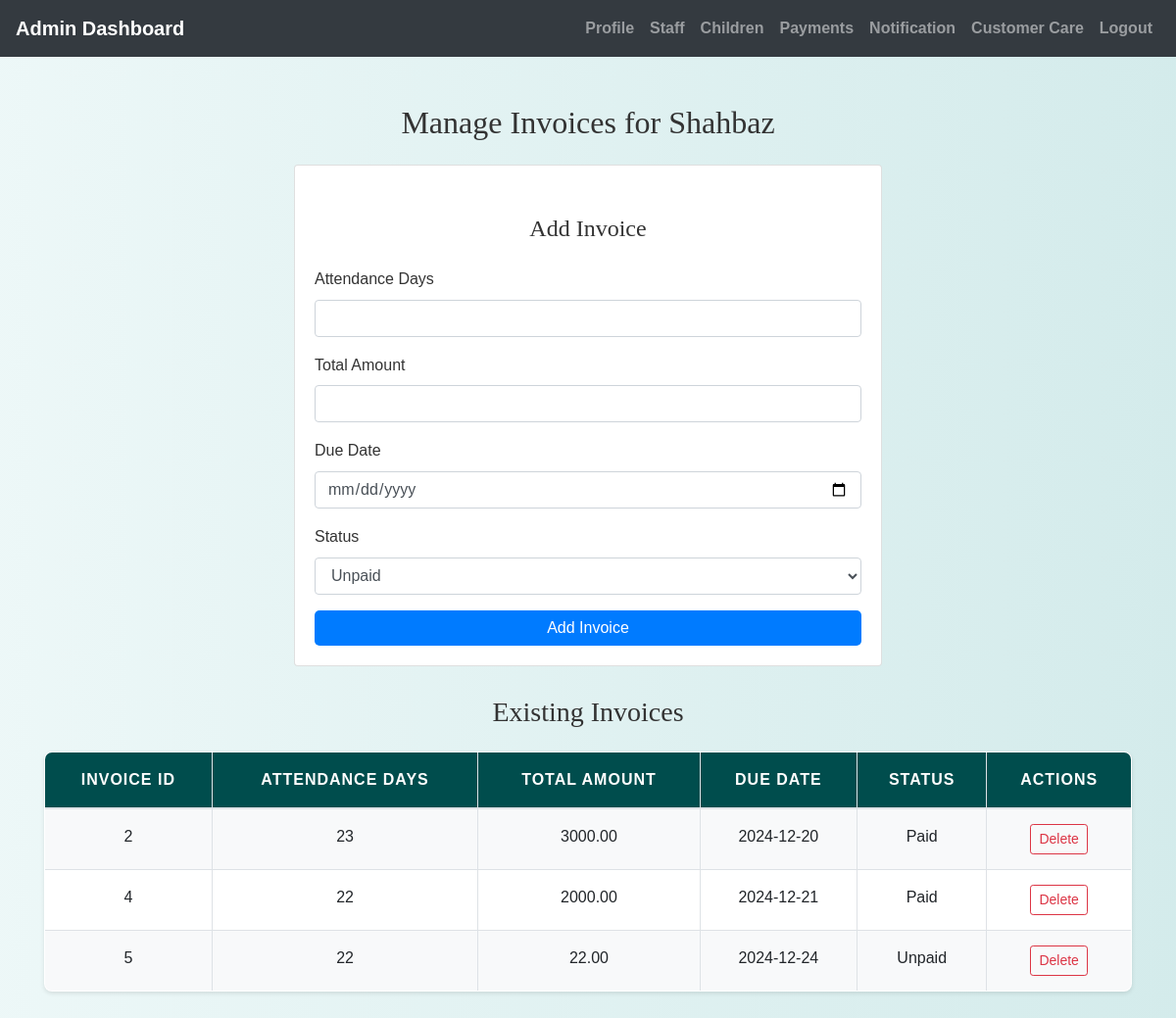
/admin/manage_invoice.php?child_id=1 (signed in), run on the app's committed database.
### tables this page shows
CREATE TABLE `children` (
  `child_id` int(11) NOT NULL,
  `parent_id` int(11) NOT NULL,
  `name` varchar(255) NOT NULL,
  `date_of_birth` date NOT NULL,
  `age_group` varchar(50) NOT NULL,
  `allergies` text DEFAULT NULL,
  `special_needs` text DEFAULT NULL,
  `created_at` timestamp NOT NULL DEFAULT current_timestamp(),
  `updated_at` timestamp NOT NULL DEFAULT current_timestamp() ON UPDATE current_timestamp()
);

CREATE TABLE `invoices` (
  `invoice_id` int(11) NOT NULL,
  `child_id` int(11) DEFAULT NULL,
  `attendance_days` int(11) DEFAULT NULL,
  `total_amount` decimal(10,2) DEFAULT NULL,
  `due_date` date DEFAULT NULL,
  `status` enum('Paid','Unpaid') DEFAULT 'Unpaid'
);

### admin/manage_invoice.php (the view, shortened to what this page needs)
<?php
include('config.php');
if (isset($_GET['child_id'])) {
    $child_id = $_GET['child_id'];
} else {
    header("Location: manage_child.php");
    exit;
}
$child_sql = "SELECT name FROM children WHERE child_id = ?";
$stmt = $conn->prepare($child_sql);
$stmt->bind_param("i", $child_id);
$stmt->execute();
$child_result = $stmt->get_result();
$child = $child_result->fetch_assoc();
$invoice_sql = "SELECT * FROM invoices WHERE child_id = ?";
$stmt = $conn->prepare($invoice_sql);
$stmt->bind_param("i", $child_id);
$stmt->execute();
$invoice_result = $stmt->get_result();
?>
<!DOCTYPE html>
<html lang="en">
<head>
    <link rel="stylesheet" href="https://maxcdn.bootstrapcdn.com/bootstrap/4.5.2/css/bootstrap.min.css">
    <link rel="stylesheet" href="../css/style.css">
</head>
<body>
<?php include('admin_navbar.php'); ?>
<div class="container mt-5">
    <h2 class="text-center mb-4">Manage Invoices for <?php echo htmlspecialchars($child['name']); ?></h2>
    <div class="card mx-auto mb-4" style="max-width: 600px;">
        <div class="card-body">
            <h4 class="card-title text-center mb-4">Add Invoice</h4>
            <form method="POST" action="">
                <div class="form-group">
                    <label for="attendance_days">Attendance Days</label>
                    <input type="number" class="form-control" id="attendance_days" name="attendance_days" required>
                </div>
                <div class="form-group">
                    <label for="total_amount">Total Amount</label>
                    <input type="number" class="form-control" id="total_amount" name="total_amount" required>
                </div>
                <div class="form-group">
                    <label for="due_date">Due Date</label>
                    <input type="date" class="form-control" id="due_date" name="due_date" required>
                </div>
                <div class="form-group">
                    <label for="status">Status</label>
                    <select class="form-control" id="status" name="status" required>
                        <option value="Unpaid">Unpaid</option>
                    </select>
                </div>
                <button type="submit" name="submit_invoice" class="btn btn-primary btn-block">Add Invoice</button>
            </form>
        </div>
    </div>
    <h3 class="text-center mb-4">Existing Invoices</h3>
    <table class="table table-bordered">
        <thead>
            <tr>
                <th>Invoice ID</th>
                <th>Attendance Days</th>
                <th>Total Amount</th>
                <th>Due Date</th>
                <th>Status</th>
                <th>Actions</th>
            </tr>
        </thead>
        <tbody>
            <?php
            if ($invoice_result->num_rows > 0) {
                while ($invoice = $invoice_result->fetch_assoc()) {
                    echo "<tr>
                        <td>{$invoice['invoice_id']}</td>
                        <td>{$invoice['attendance_days']}</td>
                        <td>{$invoice['total_amount']}</td>
                        <td>{$invoice['due_date']}</td>
                        <td>{$invoice['status']}</td>
                        <td>
                            <a href='manage_invoice.php?child_id=$child_id&delete_invoice_id={$invoice['invoice_id']}' class='btn btn-outline-danger btn-sm'>Delete</a>
                        </td>
                    </tr>";
                }
            } else {
                echo "<tr><td colspan='6' class='text-center'>No Invoices Found</td></tr>";
            }
            ?>
        </tbody>
    </table>
</div>
</body>
</html>

### css/style.css (style rules this page uses)
body { background: linear-gradient(90deg, rgba(233, 246, 246, 0.831), rgba(207, 233, 233, 0.9)); font-family: 'Arial', sans-serif; color: #333; line-height: 1.6; }
h1, h2, h3, h4 { text-align: center; margin-top: 30px; margin-bottom: 30px; font-family: 'Georgia', serif; }
.container { margin-bottom: 40px; }
.table { width: 100%; border-collapse: collapse; margin-top: 20px; font-size: 16px; background-color: #ffffff; border-radius: 8px; overflow: hidden; box-shadow: 0 2px 4px rgba(0, 0, 0, 0.1); }
.table th, .table td { padding: 15px; border: 1px solid #dee2e6; text-align: center; }
.table thead th { background-color: #004d4d; color: white; font-weight: bold; text-transform: uppercase; letter-spacing: 1px; }
.table tbody tr:nth-child(odd) { background-color: #f8f9fa; }
.btn-primary { color: #fff; border: none; border-radius: 5px; cursor: pointer; transition: background-color 0.3s ease; }
a { color: #006666; text-decoration: none; font-weight: bold; }

### data on the page
children: name "Shahbaz"
invoices: invoice_id "2", attendance_days "23", total_amount "3000.00", due_date "2024-12-20", status "Paid"
invoices: invoice_id "4", attendance_days "22", total_amount "2000.00", due_date "2024-12-21", status "Paid"
invoices: invoice_id "5", attendance_days "22", total_amount "22.00", due_date "2024-12-24", status "Unpaid"
